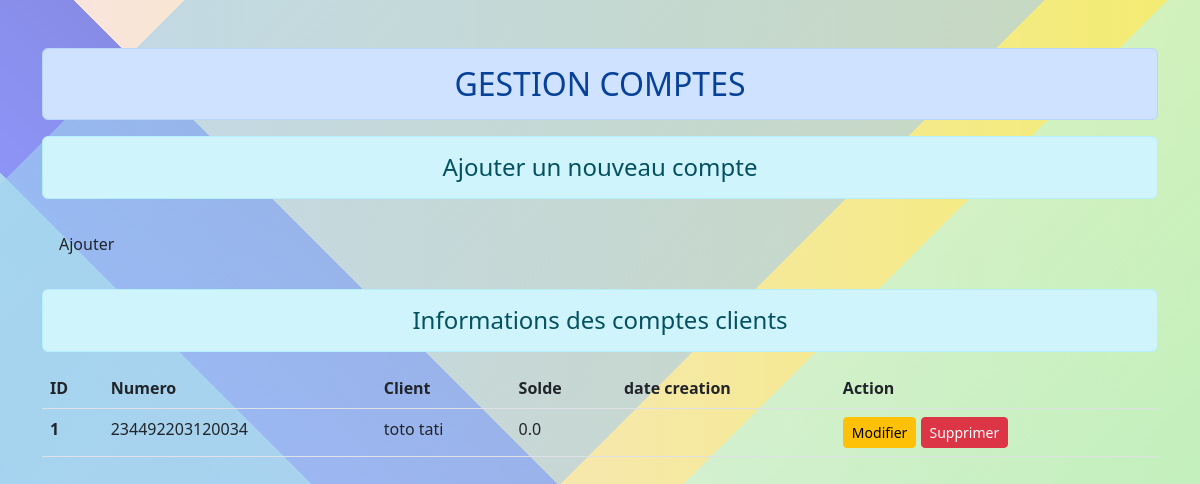
Before: /compte/ with the older database file.
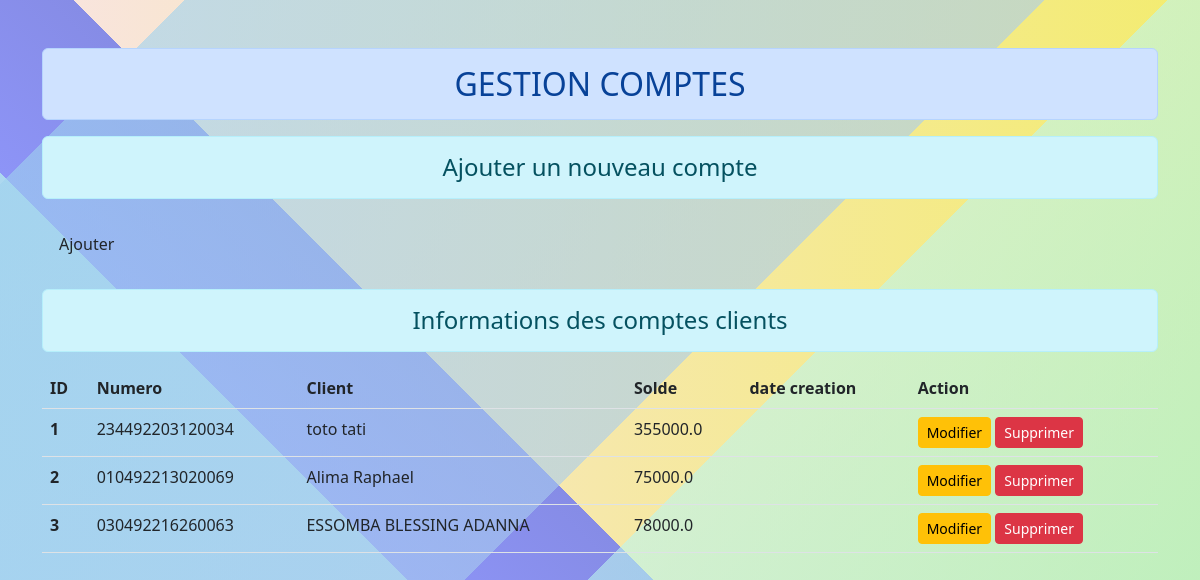
After: the same page with the newer database file.
### moneysys/models.py (models this page shows, shortened)
class Compte(models.Model):
    client = models.OneToOneField(Client,null=True, on_delete=models.SET_NULL)
    numero = models.CharField(max_length=100)
    solde = models.FloatField(default=0,verbose_name=u"Solde initial du compte")
    is_active = models.BooleanField(default=True)
    created_at = models.DateTimeField(auto_now_add=True)
    updated_at = models.DateTimeField(auto_now=True)

class Client(models.Model):
    nom = models.CharField(max_length=70)
    prenom = models.CharField(max_length=70)
    telephone = models.IntegerField(max_length=70)
    adresse = models.CharField(max_length=200)
    dtn=models.DateField(blank=True)
    lieu = models.CharField(max_length=200,blank=True, null=True)
    photo = models.ImageField(null=True, blank=True, upload_to="photos/")
    created_at = models.DateTimeField(auto_now_add=True,blank=True)
    updated_at = models.DateTimeField(auto_now=True,blank=True)
    agence = models.ForeignKey(Agence, null=True, on_delete=models.SET_NULL)
    user = models.ForeignKey(User, null=True, on_delete=models.SET_NULL)
    def __str__(self) -> str:
        return "{} {}".format(self.nom,self.prenom)

### moneysys/views.py (the view)
# urls.py: path('compte/', views.traiter_compte, name = "edite"),
def traiter_compte(request):
    if request.method == 'POST':
        fm = CompteGestion(request.POST)
        if fm.is_valid():
            num = fm.cleaned_data['numero de compte']
            cli = fm.cleaned_data['client']
            solde = fm.cleaned_data['solde']
            jr = fm.cleaned_data['date ouverture']
            cpt = Compte(numero_de_compte = num, client = cli, solde =solde , date_ouverture = jr)
            cpt.save()
            fm = CompteGestion()
    else:
        fm = CompteGestion()
    compt = Compte.objects.all()
    return render(request, 'Comptes/edite.html',{'form':fm, 'cpt':compt})

### moneysys/forms.py
class CompteGestion(forms.ModelForm):
    class Meta:
        model = Compte
        fields = ['numero', 'client', 'solde']
        widgets = {
            'numero': forms.TextInput(attrs={'class': 'form-control'}),
            'client': forms.Select(attrs={'class': 'form-control'}),
            'solde': forms.FloatField(),
        }

### moneysys/templates/Comptes/edite.html (shortened to what this page needs)
{% extends 'Comptes/compte.html' %}
{% block content %}
<div class="row">
    <div class="col-sn-4">
        <h4 class="text-center alert alert alert-info">Ajouter un nouveau compte </h4>
            <form action="" method="POST">
                <input type="submit" class="alert btn btn-success" value="Ajouter">
            </form>
        </div>
        <div class="col-sm-20">
            <h4 class="text-center alert alert alert-info ">Informations des comptes clients</h4>
            {% if cpt %}
            <table class="table table-hover">
                <thead>
                  <tr>
                    <th scope="col">ID</th>
                    <th scope="col">Numero</th>
                    <th scope="col">Client</th>
                    <th scope="col">Solde </th>
                    <th scope="col">date creation</th>
                    <th scope="col">Action</th>
                  </tr>
                </thead>
                <tbody>
                    {% for st in cpt %}
                  <tr>
                    <th scope="row">{{st.id}}</th>
                    <td>{{st.numero}}</td>
                    <td>{{st.client}}</td>
                    <td>{{st.solde}}</td>
                    <td>{{st.jour}}</td>
                    <td>
                        <a href="a" class="btn btn-warning btn-sm">Modifier</a>
                        <a href="a" class="btn btn-danger btn-sm">Supprimer</a>
                    </td>
                  </tr>
                  {% endfor %}
                </tbody>
              </table>
            {% else %}
            <h4 class="text-center alert alert-warning">Pas de compte client</h4>
            {% endif %}
        </div>
    </div>
    {% endblock content %}

Changed rows visible on the page:
changed Compte "toto tati": solde "0.0" → "355000.0"
added Compte: id "2", numero "010492213020069", client "Alima Raphael", solde "75000.0"
added Compte: id "3", numero "030492216260063", client "ESSOMBA BLESSING ADANNA", solde "78000.0"
